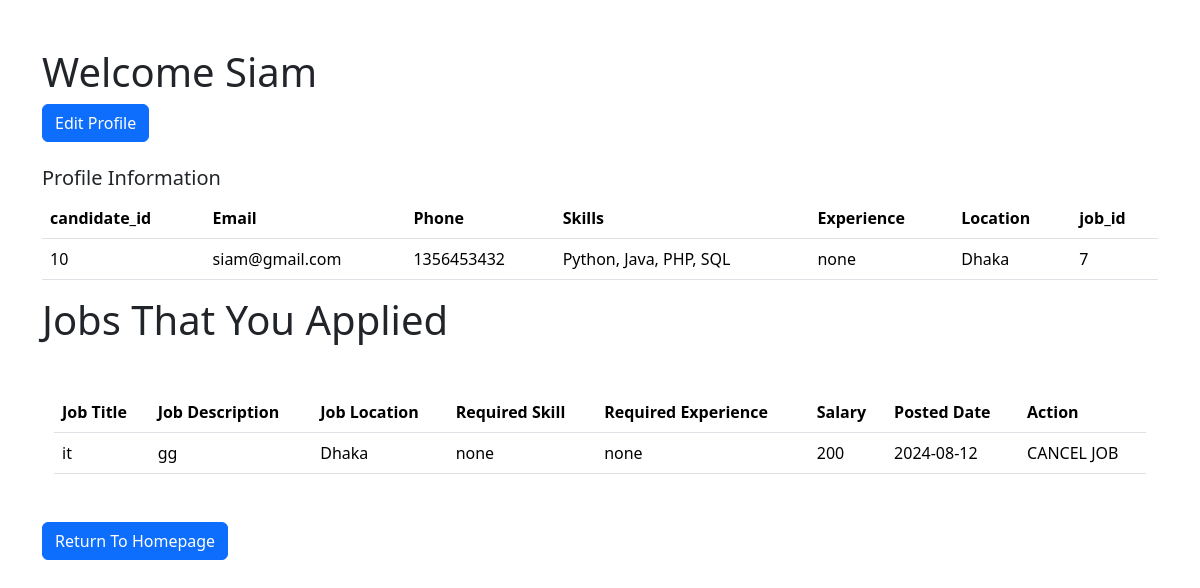
Screenshot of /candidate/candidate_profile_display.php (signed in) with the database file from the repository.
### tables this page shows
CREATE TABLE `candidate` (
  `candidate_id` int(5) NOT NULL,
  `name` varchar(50) NOT NULL,
  `email` varchar(50) NOT NULL,
  `phone` int(20) NOT NULL,
  `skills` varchar(200) NOT NULL,
  `experience` varchar(200) NOT NULL,
  `location` varchar(50) NOT NULL,
  `password` varchar(20) NOT NULL,
  `job_id` int(5) DEFAULT NULL
);

CREATE TABLE `job` (
  `job_id` int(5) NOT NULL,
  `company_id` int(5) NOT NULL,
  `title` varchar(50) NOT NULL,
  `description` varchar(1000) NOT NULL,
  `location` varchar(50) NOT NULL,
  `required_skill` varchar(200) NOT NULL,
  `required_experience` varchar(200) NOT NULL,
  `salary` int(10) NOT NULL,
  `posted_date` date NOT NULL
);

### candidate/candidate_profile_display.php (the view, shortened to what this page needs)
<?php
    require_once("connect.php");
?>
<!DOCTYPE html>
<html lang="en">
<head>
    <link rel="stylesheet" href="https://cdn.jsdelivr.net/npm/bootstrap@5.3.3/dist/css/bootstrap.min.css">
</head>
<body>
    <div class="container my-5">
    <?php
            $candidate_id = $_SESSION['candidate_id'];
            $sql = "SELECT * FROM candidate WHERE candidate_id = '$candidate_id'";
            $result = mysqli_query($conn, $sql);
            while($row = mysqli_fetch_array($result)){
                $job_id = $row["job_id"];
        ?>
        <h1>Welcome <?php echo $row["name"]; ?></h1>
        <button class ="btn btn-primary" onclick="location.href='candidate_profile_edit.php'">Edit Profile</button>
        <br>
        <br>
        <h5>Profile Information</h3>
        <table class="table">
            <thead>
                <tr>
                    <th>candidate_id</th>
                    <th>Email</th>
                    <th>Phone</th>
                    <th>Skills</th>
                    <th>Experience</th>
                    <th>Location</th>
                    <th>job_id</th>
                </tr>
            </thead>
            <tbody>
            <tr>
                <td><?php echo $row["candidate_id"]; ?></td>
                <td><?php echo $row["email"]; ?></td>
                <td><?php echo $row["phone"]; ?></td>
                <td><?php echo $row["skills"]; ?></td>
                <td><?php echo $row["experience"]; ?></td>
                <td><?php echo $row["location"]; ?></td>
                <td><?php echo $row["job_id"]; ?></td>
            </tr>
        <?php
            }
            ?>
            </tbody>
        </table>
        <h1>Jobs That You Applied</h1>
        <div class="container my-5">
            <?php
                $sql = "SELECT * FROM job WHERE job_id = '$job_id'";
                $result = mysqli_query($conn, $sql);
                while($row = mysqli_fetch_array($result)){
                    ?>
                    <table class="table">
                        <thead>
                            <tr>
                                <th>Job Title</th>
                                <th>Job Description</th>
                                <th>Job Location</th>
                                <th>Required Skill</th>
                                <th>Required Experience</th>
                                <th>Salary</th>
                                <th>Posted Date</th>
                                <th>Action</th>
                            </tr>
                        </thead>
                        <tbody>
                            <tr>
                                <td><?php echo $row["title"]; ?></td>
                                <td><?php echo $row["description"]; ?></td>
                                <td><?php echo $row["location"]; ?></td>
                                <td><?php echo $row["required_skill"]; ?></td>
                                <td><?php echo $row["required_experience"]; ?></td>
                                <td><?php echo $row["salary"]; ?></td>
                                <td><?php echo $row["posted_date"]; ?></td>
                                <td>CANCEL JOB</td>
                            </tr>
                        </tbody>
                    </table>
                    <?php
                    }
                    ?>
    </div>
        <button class ="btn btn-primary" onclick="location.href='homepage.php'">Return To Homepage</button>
    </div>
</body>
</html>

### rows the page displays
candidate: name "Siam", candidate_id "10", email "siam@gmail.com", phone "1356453432", skills "Python, Java, PHP, SQL", experience "none", location "Dhaka", job "7"
job: title "it", description "gg", location "Dhaka", required_skill "none", required_experience "none", salary "200", posted_date "2024-08-12"
